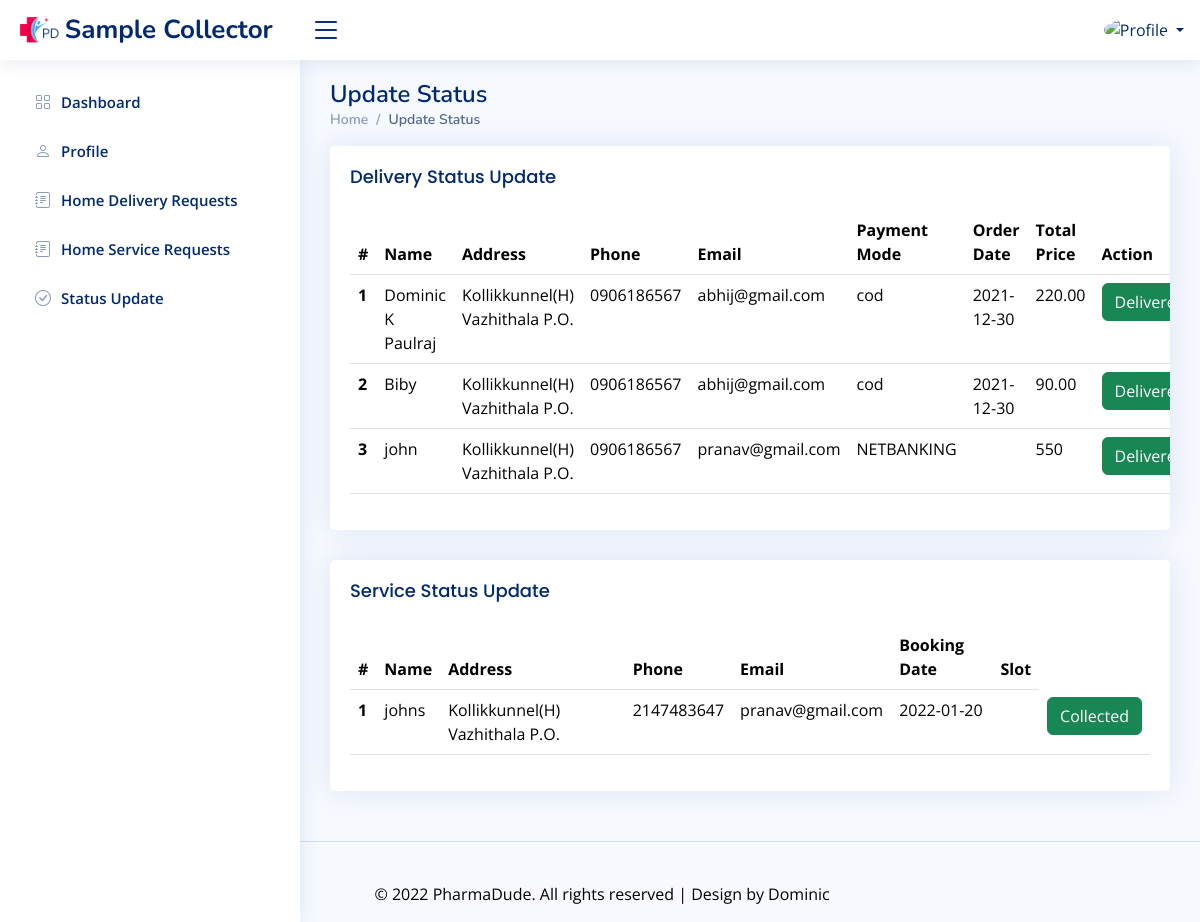
/scollector/status.php, run on the app's committed database.
### tables this page shows
CREATE TABLE `orders` (
  `orderid` int(11) NOT NULL,
  `name` varchar(24) NOT NULL,
  `address` varchar(500) NOT NULL,
  `phone` varchar(10) NOT NULL,
  `emailid` varchar(30) NOT NULL,
  `paymentmode` varchar(10) NOT NULL,
  `orderdate` date DEFAULT NULL,
  `status` varchar(2) NOT NULL DEFAULT '0',
  `price` varchar(10) NOT NULL
);

CREATE TABLE `testbooking` (
  `tbookingid` int(11) NOT NULL,
  `testid` int(11) NOT NULL,
  `name` varchar(25) NOT NULL,
  `address` varchar(500) NOT NULL,
  `phone` int(11) NOT NULL,
  `emailid` varchar(25) NOT NULL,
  `bookingdate` date DEFAULT NULL,
  `status` varchar(2) NOT NULL DEFAULT '-1',
  `slot` varchar(25) DEFAULT NULL,
  `result` varchar(500) NOT NULL,
  `rate` decimal(10,2) NOT NULL
);

### scollector/status.php (the view, shortened to what this page needs)
<?php
require "header.php";
$sql="select * from orders where status=1 ";
$a=mysqli_query($conn,$sql);
?>
<main id="main" class="main">
  <div class="pagetitle">
    <h1>Update Status</h1>
    <nav>
      <ol class="breadcrumb">
        <li class="breadcrumb-item"><a href="../index.html">Home</a></li>
        <li class="breadcrumb-item active">Update Status</li>
      </ol>
    </nav>
  </div>
  <section class="section">
    <div class="row">
      <div class="col-lg-12">
        <div class="card">
          <div class="card-body">
            <h5 class="card-title">Delivery Status Update</h5>
            <table class="table datatable">
              <thead>
                <tr>
                  <th scope="col">#</th>
                  <th scope="col">Name</th>
                  <th scope="col">Address</th>
                  <th scope="col">Phone</th>
                  <th scope="col" >Email</th>
                   <th scope="col">Payment Mode</th>
                  <th scope="col" >Order Date</th>
                  <th scope="col" >Total Price</th>
                  <th scope="col" >Action</th>
                </tr>
              </thead>
              <tbody>
                <?php
                $n=1;
                while($row=mysqli_fetch_assoc($a))
                {
                    $em=$row['orderid'];
                  ?>
                  <tr>
                    <th scope="row"><?php echo $n; $n=$n+1;?></th>
                    <td><?php echo $row['name']?></td>
                    <td><?php echo $row['address']?></td>
                  <td><?php echo $row['phone'];?></td>
                  <td><?php echo $row['emailid'];?></td>
                  <td><?php echo $row['paymentmode'];?></td>
                  <td><?php echo $row['orderdate'];?></td>
                  <td><?php echo $row['price'];?></td>
                  <td><a class="btn btn-success"  href="sin.php?id=<?php echo $em; ?>">Delivered</a></td>
              </tr>
              <?php
            }
            ?>
          </tbody>
        </table>
      </div>
    </div>
  </div>
</div>
<div class="row">
      <div class="col-lg-12">
        <div class="card">
          <div class="card-body">
            <h5 class="card-title">Service Status Update</h5>
            <table class="table datatable">
              <thead>
                <tr>
                  <th scope="col">#</th>
                  <th scope="col">Name</th>
                  <th scope="col">Address</th>
                  <th scope="col">Phone</th>
                  <th scope="col" >Email</th>
                  <th scope="col" >Booking Date</th>
                  <th scope="col" >Slot</th>
                </tr>
              </thead>
              <tbody>
                <?php
                $n=1;
                $sql="select * from testbooking where status=2";
                $a=mysqli_query($conn,$sql);
                while($row1=mysqli_fetch_assoc($a))
                {
                    $es=$row1['tbookingid'];
                  ?>
                  <tr>
                    <th scope="row"><?php echo $n; $n=$n+1;?></th>
                    <td><?php echo $row1['name']?></td>
                    <td><?php echo $row1['address']?></td>
                  <td><?php echo $row1['phone'];?></td>
                  <td><?php echo $row1['emailid'];?></td>
                  <td><?php echo $row1['bookingdate'];?></td>
                  <td><?php echo $row1['slot'];?></td>
                  <td><a class="btn btn-success"  href="hsin.php?id=<?php echo $es; ?>">Collected</a></td>
              </tr>
              <?php
            }
            ?>
          </tbody>
        </table>
      </div>
    </div>
  </div>
</div>
</section>
</main>
<?php
require "footer.php";
?>

### scollector/assets/css/style.css (style rules this page uses)
:root { scroll-behavior: smooth; }
body { font-family: "Open Sans", sans-serif; background: #f6f9ff; color: #444444; }
a { color: #4154f1; text-decoration: none; }
h1, h2, h3, h4, h5, h6 { font-family: "Nunito", sans-serif; }
#main { margin-top: 60px; padding: 20px 30px; transition: all 0.3s; }
.pagetitle { margin-bottom: 10px; }
.pagetitle h1 { font-size: 24px; margin-bottom: 0; font-weight: 600; color: #012970; }
.card { margin-bottom: 30px; border: none; border-radius: 5px; box-shadow: 0px 0 30px rgba(1, 41, 112, 0.1); overflow: hidden; }
.card-title { padding: 20px 0 15px 0; font-size: 18px; font-weight: 500; color: #012970; font-family: "Poppins", sans-serif; }
.card-body { padding: 0 20px 20px 20px; }
.breadcrumb { font-size: 14px; font-family: "Nunito", sans-serif; color: #899bbd; font-weight: 600; }
.breadcrumb a { color: #899bbd; transition: 0.3s; }
.breadcrumb .breadcrumb-item::before { color: #899bbd; }
.breadcrumb .active { color: #51678f; font-weight: 600; }
@media (min-width: 1200px) { #main, #footer { margin-left: 300px; } }

### data on the page
orders: name "Dominic K Paulraj", address "Kollikkunnel(H) Vazhithala P.O.", phone "0906186567", emailid "abhij@gmail.com", paymentmode "cod", orderdate "2021-12-30", price "220.00"
orders: name "Biby", address "Kollikkunnel(H) Vazhithala P.O.", phone "0906186567", emailid "abhij@gmail.com", paymentmode "cod", orderdate "2021-12-30", price "90.00"
orders: name "john", address "Kollikkunnel(H) Vazhithala P.O.", phone "0906186567", emailid "pranav@gmail.com", paymentmode "NETBANKING", price "550"
testbooking: name "johns", address "Kollikkunnel(H) Vazhithala P.O.", phone "2147483647", emailid "pranav@gmail.com", bookingdate "2022-01-20"
